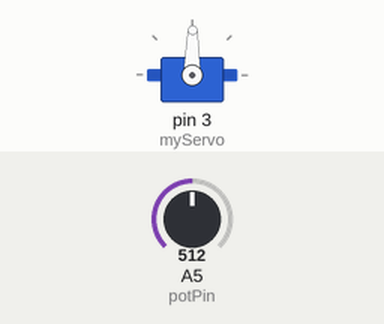
A sketch run on a simulated Arduino Uno, built with avr-gcc and run on an emulated ATmega328P. Shown: servo. The test bench sets the inputs (shaded band); at power-on: A5 (potPin) = 512. What the sketch prints to the serial monitor is not drawn.

Above: at 1.2 s.
1.3 s: A5 (potPin) set to 110
At 2.3 s:
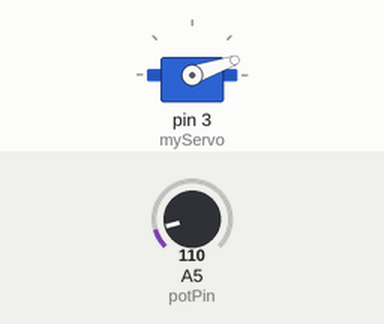
2.8 s: A5 (potPin) set to 95
At 3.4 s:
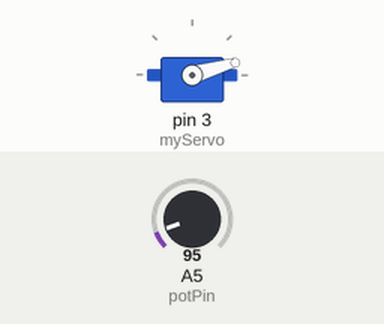
4.5 s: A5 (potPin) set to 122
At 5.7 s:
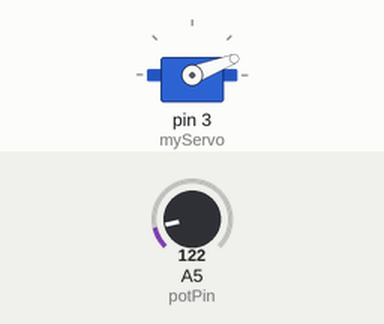
6.0 s: A5 (potPin) set to 984
At 6.6 s:
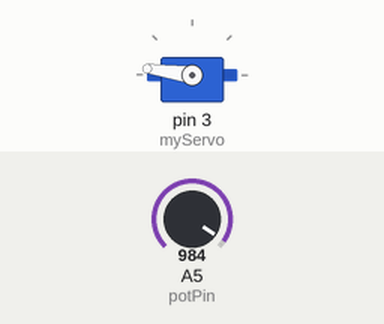
7.5 s: A5 (potPin) set to 1014
At 8.9 s:
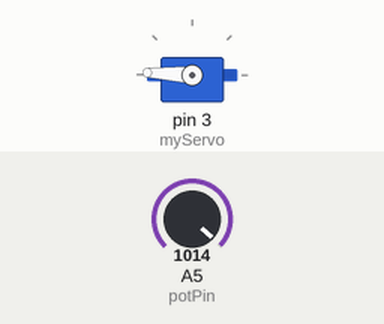
9.3 s: A5 (potPin) set to 900
At 10.0 s:
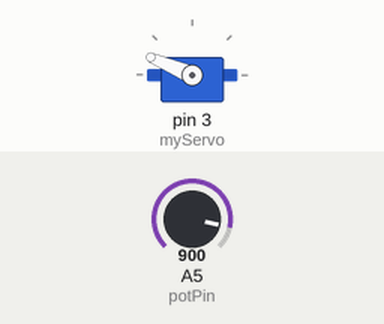
Timing chart, 0 to 11.8 s (numbered marks = the images above; inputs shaded):
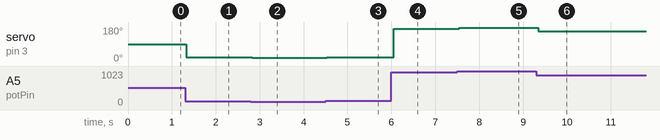

The sketch:

servo_motor.ino
```cpp
#include <Servo.h>
Servo myServo;

int const potPin = A5;
int potVal;
int angle;

void setup(){
 myServo.attach(3);
Serial.begin(9600);
}

void loop(){
   potVal = analogRead(potPin);
  angle = map(potVal, 0, 1023, 0, 179); // map potVal from 0-1023 to 0-179, the angles for the servo
  Serial.print("potVal: ");
  Serial.print(potVal);
  Serial.print(", Angle Val: ");
  myServo.write(angle); //set it to this angle
}
```

Measured:
- after the input at 1.3 s, servo on pin 3 (myServo): 89° → 19° at once
- after the input at 2.8 s, servo on pin 3 (myServo): 19° → 16° at once
- after the input at 4.5 s, servo on pin 3 (myServo): 16° → 21° at once
- after the input at 6.0 s, servo on pin 3 (myServo): 21° → 172° after 0.05 s
- after the input at 7.5 s, servo on pin 3 (myServo): 172° → 177° after 0.05 s
- after the input at 9.3 s, servo on pin 3 (myServo): 177° → 157° at once
